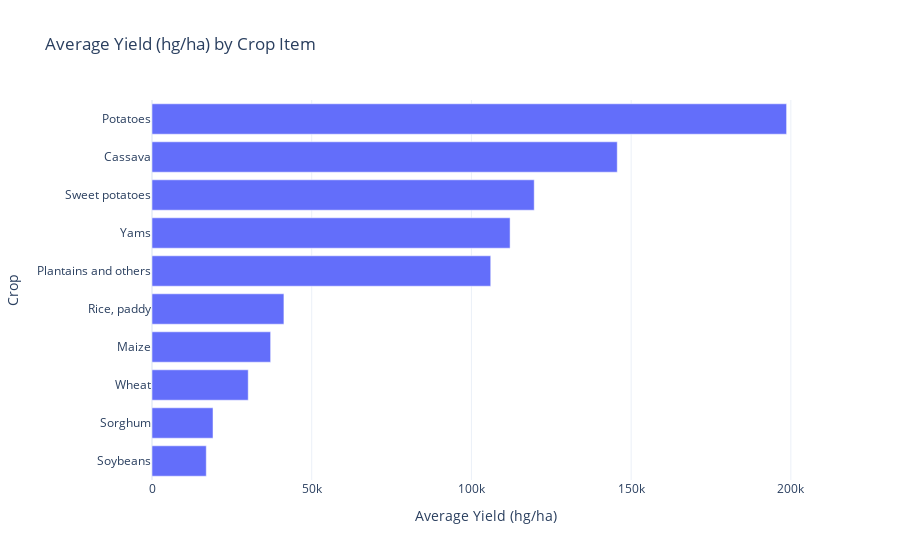

The notebook cell this image was saved under:
### Markdown cell above
### 4.2. Categorical Analysis

Let's see the top producing `Items` and `Areas`.

### Code cell
if not df.empty:
    # Get average yield per item
    avg_yield_item = df_cleaned.groupby('Item')['hg/ha_yield'].mean().sort_values(ascending=False).reset_index()
    
    fig = px.bar(avg_yield_item,
                 x='hg/ha_yield',
                 y='Item',
                 orientation='h',
                 title='Average Yield (hg/ha) by Crop Item',
                 labels={'hg/ha_yield': 'Average Yield (hg/ha)', 'Item': 'Crop'})
    fig.update_layout(yaxis={'categoryorder':'total ascending'})
    fig.show()

### Figure 1 — Plotly figure (JSON) as saved in the notebook; plotly's stock layout.template omitted (floating-point values rounded to 4 significant figures)
{"data": [{"hovertemplate": "Average Yield (hg/ha)=%{x}<br>Crop=%{y}<extra></extra>", "legendgroup": "", "marker": {"color": "#636efa", "pattern": {"shape": ""}}, "name": "", "orientation": "h", "showlegend": false, "textposition": "auto", "type": "bar", "x": [198700.0, 145600.0, 119700.0, 112100.0, 106000.0, 41300.0, 37140.0, 30130.0, 19100.0, 16990.0], "xaxis": "x", "y": ["Potatoes", "Cassava", "Sweet potatoes", "Yams", "Plantains and others", "Rice, paddy", "Maize", "Wheat", "Sorghum", "Soybeans"], "yaxis": "y"}], "layout": {"barmode": "relative", "legend": {"tracegroupgap": 0}, "title": {"text": "Average Yield (hg/ha) by Crop Item"}, "xaxis": {"anchor": "y", "domain": [0, 1], "title": {"text": "Average Yield (hg/ha)"}}, "yaxis": {"anchor": "x", "categoryorder": "total ascending", "domain": [0, 1], "title": {"text": "Crop"}}}}
